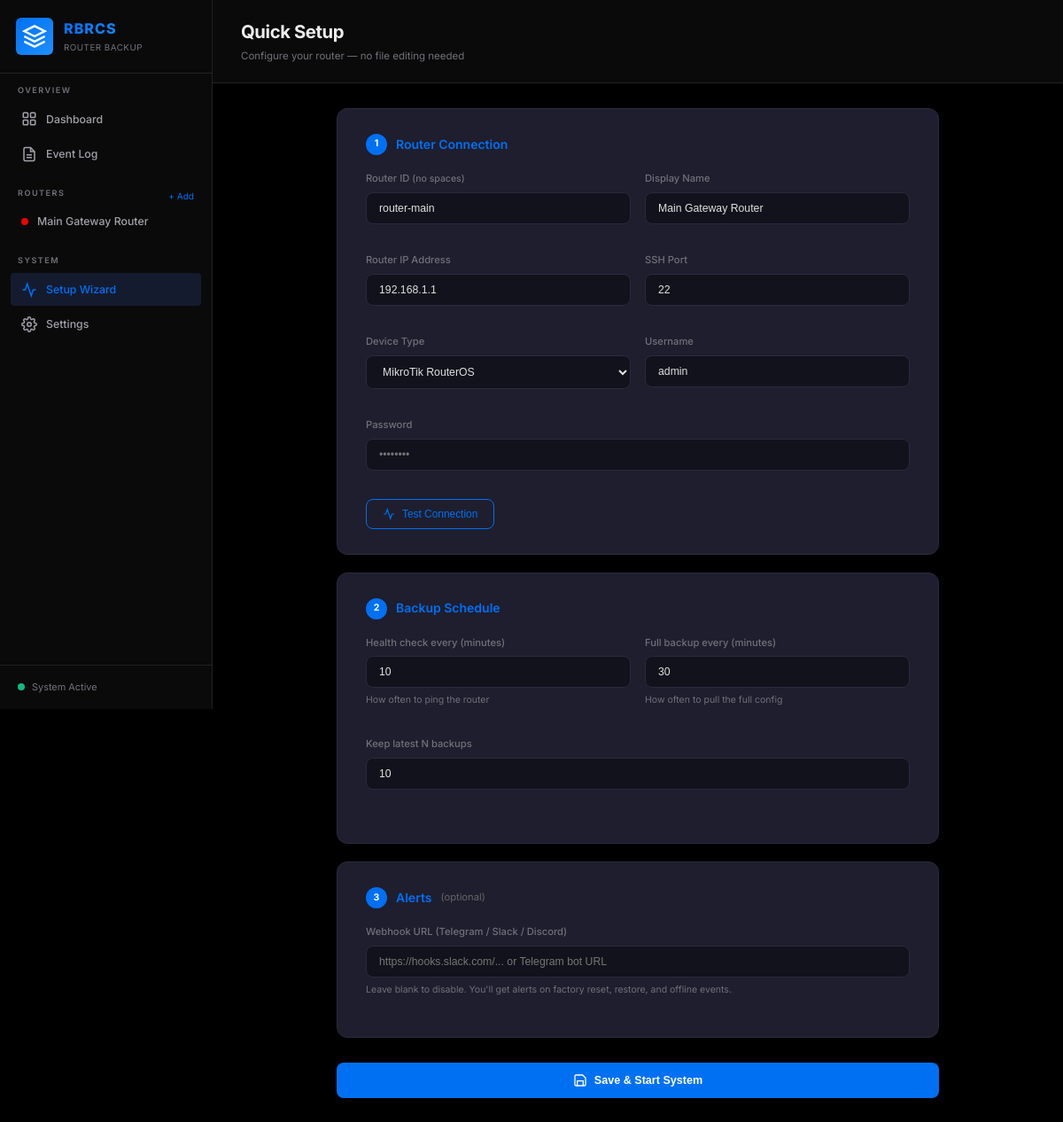
The app's page /setup, older data.
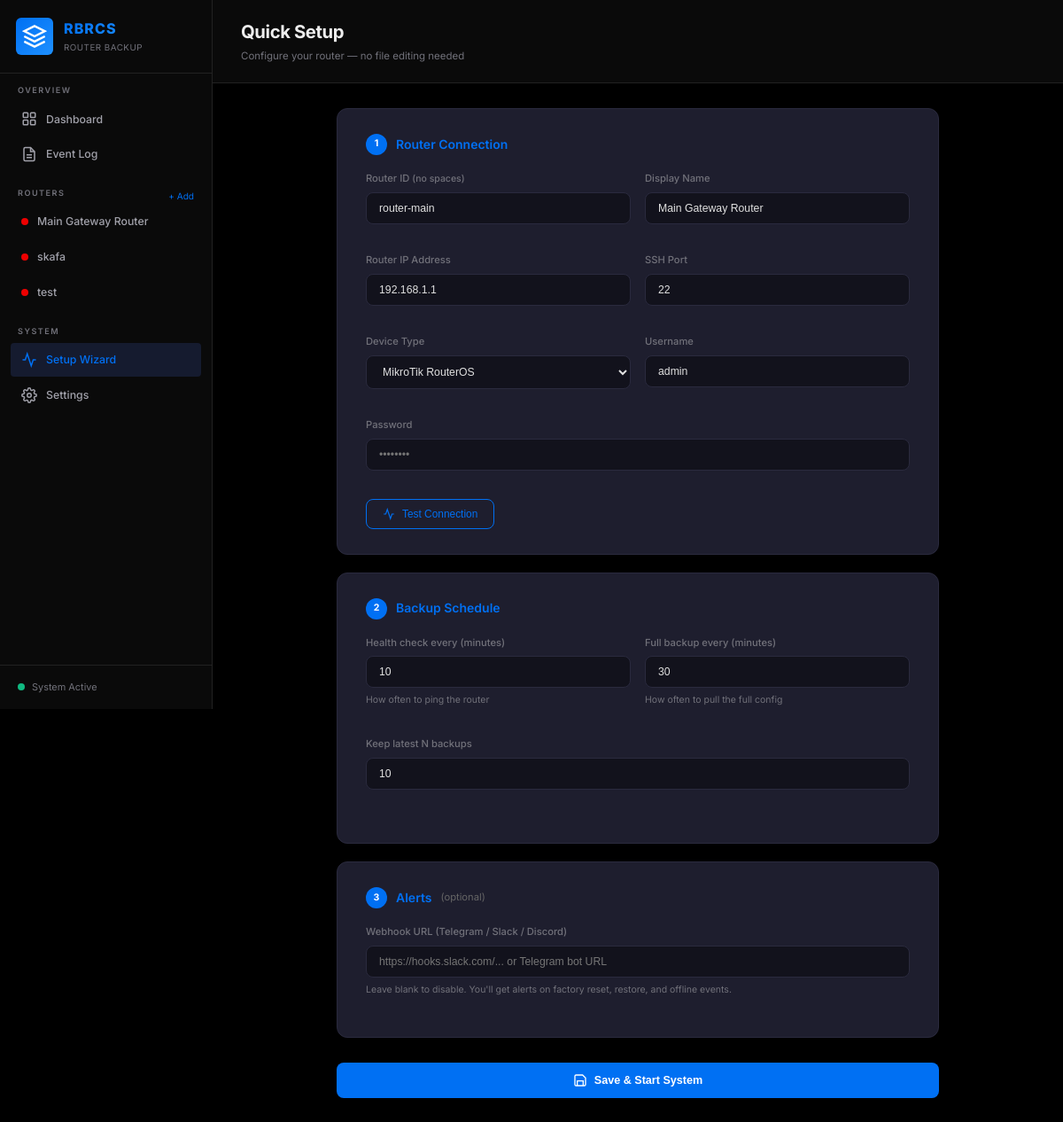
The same page, newer data.
### tables this page shows
CREATE TABLE routers (
            id            TEXT PRIMARY KEY,
            name          TEXT NOT NULL,
            host          TEXT NOT NULL,
            port          INTEGER DEFAULT 22,
            device_type   TEXT NOT NULL,
            username      TEXT,
            password      TEXT,
            ssh_key_path  TEXT,
            enable_password TEXT,
            status        TEXT DEFAULT 'unknown',
            last_seen     DATETIME,
            last_backup   DATETIME,
            created_at    DATETIME DEFAULT CURRENT_TIMESTAMP
        );

### sample_zip/mnt/user-data/outputs/rbrcs.py (the view)
@app.route("/setup")
def setup_page():
    return render_template("setup.html", config=config)

### sample_zip/mnt/user-data/outputs/rbrcs.py (called while the page is built)
def get_db(db_path=None):
    path = db_path or DB_PATH
    conn = sqlite3.connect(path)
    conn.row_factory = sqlite3.Row
    conn.execute("PRAGMA journal_mode=WAL")      # Better concurrent access
    conn.execute("PRAGMA foreign_keys=ON")
    conn.execute("PRAGMA cache_size = -2000")    # 2MB cache, reduces disk I/O
    conn.execute("PRAGMA temp_store = MEMORY")   # Keep temporary tables/indices in memory
    return conn

def get_all_routers(db_path=None):
    conn = get_db(db_path)
    rows = conn.execute("SELECT * FROM routers ORDER BY name").fetchall()
    conn.close()
    return [dict(r) for r in rows]

@app.context_processor
def inject_sidebar_routers():
    return dict(sidebar_routers=get_all_routers())

### sample_zip/templates/setup.html (shortened to what this page needs)
{% extends "base.html" %}
{% block page_title %}Quick Setup{% endblock %}
{% block page_subtitle %}Configure your router — no file editing needed{% endblock %}
{% block content %}
<div class="setup-wrap">
  <div class="setup-step">
    <h3><span class="step-num">1</span> Router Connection</h3>
    <div class="form-row">
      <div class="form-group">
        <label>Router ID <small>(no spaces)</small></label>
        <input type="text" id="s-router-id" placeholder="router-main" value="router-main">
      </div>
      <div class="form-group">
        <label>Display Name</label>
        <input type="text" id="s-router-name" placeholder="Main Gateway Router" value="Main Gateway Router">
      </div>
    </div>
    <div class="form-row">
      <div class="form-group">
        <label>Router IP Address</label>
        <input type="text" id="s-router-host" placeholder="192.168.1.1" value="{{ config.routers[0].host if config.routers else '' }}">
      </div>
      <div class="form-group">
        <label>SSH Port</label>
        <input type="number" id="s-router-port" placeholder="22" value="22">
      </div>
    </div>
    <div class="form-row">
      <div class="form-group">
        <label>Device Type</label>
        <select id="s-device-type">
          <option value="mikrotik_routeros" {% if config.routers and config.routers[0].device_type == 'mikrotik_routeros' %}selected{% endif %}>MikroTik RouterOS</option>
        </select>
      </div>
      <div class="form-group">
        <label>Username</label>
        <input type="text" id="s-username" placeholder="admin" value="{{ config.routers[0].username if config.routers else 'admin' }}">
      </div>
    </div>
    <div class="form-row single">
      <div class="form-group">
        <label>Password</label>
        <input type="password" id="s-password" placeholder="••••••••">
      </div>
    </div>
    <button class="btn-test" onclick="testConnection()">
      <svg width="14" height="14" viewBox="0 0 24 24" fill="none" stroke="currentColor" stroke-width="2"><polyline points="22 12 18 12 15 21 9 3 6 12 2 12"/></svg>
      Test Connection
    </button>
  </div>
  <div class="setup-step">
    <h3><span class="step-num">2</span> Backup Schedule</h3>
    <div class="form-row">
      <div class="form-group">
        <label>Health check every (minutes)</label>
        <input type="number" id="s-interval" value="{{ config.health_check.interval_minutes if config.health_check else 10 }}" min="1" max="60">
        <small>How often to ping the router</small>
      </div>
      <div class="form-group">
        <label>Full backup every (minutes)</label>
        <input type="number" id="s-backup-interval" value="{{ config.health_check.backup_interval_minutes if config.health_check else 30 }}" min="5" max="1440">
        <small>How often to pull the full config</small>
      </div>
    </div>
    <div class="form-row single">
      <div class="form-group">
        <label>Keep latest N backups</label>
        <input type="number" id="s-keep-latest" value="{{ config.retention.keep_latest if config.retention else 10 }}" min="3" max="100">
      </div>
    </div>
  </div>
  <div class="setup-step">
    <h3><span class="step-num">3</span> Alerts <small style="font-weight:400;color:#666;font-size:0.8rem">(optional)</small></h3>
    <div class="form-group">
      <label>Webhook URL (Telegram / Slack / Discord)</label>
      <input type="text" id="s-webhook" placeholder="https://hooks.slack.com/... or Telegram bot URL" value="{{ config.alerts.webhook_url if config.alerts else '' }}">
      <small>Leave blank to disable. You'll get alerts on factory reset, restore, and offline events.</small>
    </div>
  </div>
  <button class="btn-save" onclick="saveSetup()">
    <svg width="16" height="16" viewBox="0 0 24 24" fill="none" stroke="currentColor" stroke-width="2"><path d="M19 21H5a2 2 0 0 1-2-2V5a2 2 0 0 1 2-2h11l5 5v11a2 2 0 0 1-2 2z"/><polyline points="17 21 17 13 7 13 7 21"/></svg>
    Save & Start System
  </button>
</div>
{% endblock %}

### sample_zip/templates/base.html (shortened to what the changed rows need)
<!DOCTYPE html>
<html lang="en">
<head>
    <link rel="stylesheet" href="{{ url_for('static', filename='style.css') }}">
</head>
<body>
    <nav class="sidebar" id="sidebar">
        <div class="nav-section">
            <div style="display: flex; justify-content: space-between; align-items: center;">
                <span class="nav-section-title">Routers</span>
                <a href="{{ url_for('add_router_page') }}" style="color: var(--accent-blue); text-decoration: none; font-size: 0.72rem; padding-right: 8px;">+ Add</a>
            </div>
            {% for router in sidebar_routers %}
            <a href="{{ url_for('router_detail', router_id=router.id) }}" class="nav-link" id="nav-router-{{ router.id }}">
                <span class="status-dot {{ router.status }}"></span>
                {{ router.name }}
            </a>
            {% endfor %}
        </div>
    </nav>
    <main class="main-content" id="main-content">
        <header class="top-bar">
            <div class="page-title">
                <h1 id="page-heading">{% block page_title %}Dashboard{% endblock %}</h1>
            </div>
        </header>
    </main>
</body>
</html>

Row changes from the older to the newer data that the page shows:
added routers: name "skafa"
added routers: name "test"
